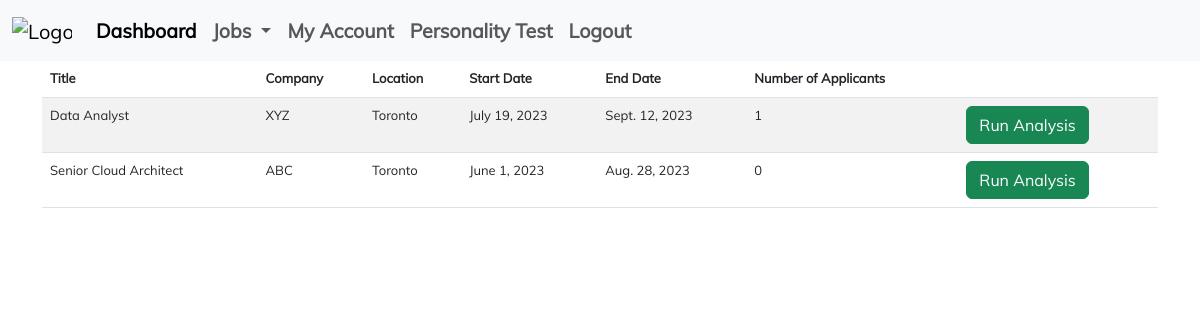
The page /employer/dashboard/ (signed in) on the database its author committed.
### employer/models.py (models this page shows, shortened)
class Job(models.Model):
    title = models.CharField(max_length=100)
    company = models.CharField(max_length=100)
    location = models.CharField(max_length=100)
    summary = models.TextField()
    description = models.TextField()
    requirements = models.TextField()
    start_date = models.DateField()
    end_date = models.DateField()

### employer/views.py (the view)
# urls.py: path('employer/dashboard/', employer_dashboard, name='employer_dashboard'),
@login_required(login_url='/login/')
def employer_dashboard(request):
    if request.method == 'GET':
        jobs = Job.objects.annotate(num_applicants=Count('jobapplication'))
        return render(request, 'employer/dashboard.html', {'jobs': jobs})

### templates/employer/dashboard.html (shortened to what this page needs)
{% extends 'employer/base.html' %}
{% block content %}
    <table class="table table-striped">
        <thead>
        <th>Title</th>
        <th>Company</th>
        <th>Location</th>
        <th>Start Date</th>
        <th>End Date</th>
        <th>Number of Applicants</th>
        <th></th>
        </thead>
        <tbody>
        {% for job in jobs %}
            <tr>
                <td>{{ job.title }}</td>
                <td>{{ job.company }}</td>
                <td>{{ job.location }}</td>
                <td>{{ job.start_date }}</td>
                <td>{{ job.end_date }}</td>
                <td>{{ job.num_applicants }}</td>
                <td><input type="button" class="btn btn-success" value="Run Analysis"
                           onclick="run_analysis({{ job.id }});"/>
                </td>
            </tr>
        {% endfor %}
        </tbody>
    </table>
{% endblock %}

### static/css/style.css (style rules this page uses)
* { -webkit-box-sizing: border-box; -moz-box-sizing: border-box; box-sizing: border-box; }
body { font-family: "Muli-Regular"; color: #666; font-size: 13px; margin: 0; }
input, textarea, select, button { font-family: "Muli-Regular"; color: #333; font-size: 13px; }

### rows shown on the page
Job: title "Data Analyst", company "XYZ", location "Toronto", start_date "July 19, 2023", end_date "Sept. 12, 2023", num_applicants "1"
Job: title "Senior Cloud Architect", company "ABC", location "Toronto", start_date "June 1, 2023", end_date "Aug. 28, 2023", num_applicants "0"
